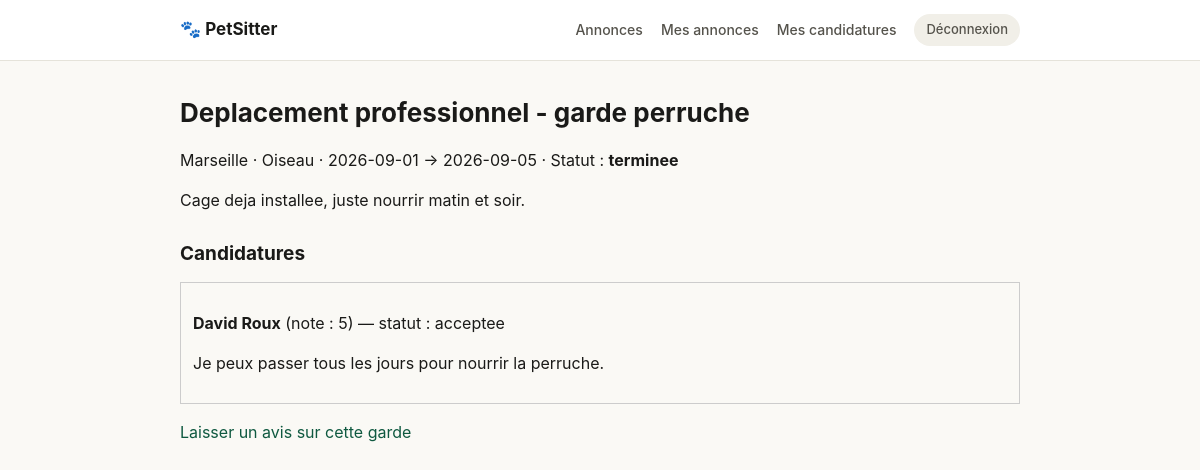
Screenshot of /public/annonces/detail?id=3 (signed in) with the database file from the repository.
### tables this page shows
CREATE TABLE annonces (
    id INT AUTO_INCREMENT PRIMARY KEY,
    titre VARCHAR(150) NOT NULL,
    type_animal VARCHAR(50) NOT NULL,
    ville VARCHAR(100) NOT NULL,
    date_debut DATE NOT NULL,
    date_fin DATE NOT NULL,
    description TEXT,
    statut ENUM('ouverte', 'pourvue', 'terminee') NOT NULL DEFAULT 'ouverte',
    id_proprietaire INT NOT NULL,
    date_creation TIMESTAMP DEFAULT CURRENT_TIMESTAMP,

    FOREIGN KEY (id_proprietaire) REFERENCES utilisateurs(id) ON DELETE CASCADE,
    CONSTRAINT chk_dates CHECK (date_fin >= date_debut)
);

CREATE TABLE candidatures (
    id INT AUTO_INCREMENT PRIMARY KEY,
    message TEXT,
    statut ENUM('en_attente', 'acceptee', 'refusee') NOT NULL DEFAULT 'en_attente',
    date_candidature TIMESTAMP DEFAULT CURRENT_TIMESTAMP,
    id_annonce INT NOT NULL,
    id_gardien INT NOT NULL,

    FOREIGN KEY (id_annonce) REFERENCES annonces(id) ON DELETE CASCADE,
    FOREIGN KEY (id_gardien) REFERENCES utilisateurs(id) ON DELETE CASCADE,
    UNIQUE KEY unique_candidature (id_annonce, id_gardien)
);

CREATE TABLE utilisateurs (
    id INT AUTO_INCREMENT PRIMARY KEY,
    nom VARCHAR(100) NOT NULL,
    email VARCHAR(150) NOT NULL UNIQUE,
    password VARCHAR(255) NOT NULL,
    role ENUM('user', 'admin') NOT NULL DEFAULT 'user',
    date_inscription TIMESTAMP DEFAULT CURRENT_TIMESTAMP
);

### controllers/AnnonceController.php (called while the page is built, shortened)
<?php
class AnnonceController
{
    public function detail(): void
{
    $id = (int) ($_GET['id'] ?? 0);
    $annonce = Annonce::findById($id);
    $candidatures = Candidature::findByAnnonce($id);
    require __DIR__ . '/../views/annonces/detail.php';
}
}

### core/Router.php (called while the page is built, shortened)
<?php
class Router
{
    private array $routes = [];
    public function add(string $path, string $controller, string $method): void
    {
        $this->routes[$path] = [$controller, $method];
    }
    public function run(): void
    {
        $uri = trim(parse_url($_SERVER['REQUEST_URI'], PHP_URL_PATH), '/');
        $basePath = 'petsitter/public';
        $uri = preg_replace('#^' . preg_quote($basePath, '#') . '#', '', $uri);
        $uri = trim($uri, '/');
        [$controllerName, $methodName] = $this->routes[$uri];
        $controller = new $controllerName();
        $controller->$methodName();
    }
}

### public/index.php (called while the page is built, shortened)
<?php
require __DIR__ . '/../core/Router.php';
$router = new Router();
$router->add('', 'AnnonceController', 'liste');
$router->add('annonces', 'AnnonceController', 'liste');
$router->add('annonces/creer', 'AnnonceController', 'creer');
$router->add('annonces/mes-annonces', 'AnnonceController', 'mesAnnonces');
$router->add('annonces/detail', 'AnnonceController', 'detail');
$router->add('annonces/valider', 'AnnonceController', 'valider');
$router->add('candidatures/postuler', 'CandidatureController', 'postuler');
$router->add('candidatures/mes-candidatures', 'CandidatureController', 'mesCandidatures');
$router->add('candidatures/postuler', 'CandidatureController', 'postuler');
$router->add('candidatures/mes-candidatures', 'CandidatureController', 'mesCandidatures');
$router->add('avis/noter', 'AvisController', 'noter');
$router->add('login', 'AuthController', 'login');
$router->add('register', 'AuthController', 'register');
$router->add('logout', 'AuthController', 'logout');
$router->add('avis/noter', 'AvisController', 'noter');
$router->add('admin', 'AdminController', 'dashboard');
$router->add('admin/supprimer-avis', 'AdminController', 'supprimerAvis');
$router->run();

### models/Annonce.php (called while the page is built, shortened)
<?php
class Annonce
{
    public static function findById(int $id): ?array
    {
        $pdo = Database::getConnection();
        $stmt = $pdo->prepare('SELECT * FROM annonces WHERE id = :id');
        $stmt->execute(['id' => $id]);
        $result = $stmt->fetch();
        return $result ?: null;
    }
}

### models/Candidature.php (called while the page is built, shortened)
<?php
class Candidature
{
    public static function findByAnnonce(int $idAnnonce): array
    {
        $pdo = Database::getConnection();
        $stmt = $pdo->prepare(
            'SELECT c.*, u.nom AS gardien_nom, u.id AS gardien_id
             FROM candidatures c
             JOIN utilisateurs u ON u.id = c.id_gardien
             WHERE c.id_annonce = :id_annonce
             ORDER BY c.date_candidature ASC'
        );
        $stmt->execute(['id_annonce' => $idAnnonce]);
        return $stmt->fetchAll();
    }
}

### models/Avis.php (called while the page is built, shortened)
<?php
class Avis
{
    public static function noteMoyenne(int $idUtilisateur): ?float
    {
        $pdo = Database::getConnection();
        $stmt = $pdo->prepare('SELECT AVG(note) AS moyenne FROM avis WHERE id_cible = :id');
        $stmt->execute(['id' => $idUtilisateur]);
        $result = $stmt->fetch();
        return $result['moyenne'] !== null ? round((float) $result['moyenne'], 1) : null;
    }
}

### views/annonces/detail.php (the view, shortened to what this page needs)
<?php
require __DIR__ . '/../partials/header.php';
$candidatures = $candidatures ?? [];
$annonce = $annonce ?? ['titre' => '', 'ville' => '', 'type_animal' => '', 'date_debut' => '', 'date_fin' => '', 'statut' => '', 'description' => '', 'id' => 0];
?>
<h1><?= htmlspecialchars($annonce['titre']) ?></h1>
<p>
    <?= htmlspecialchars($annonce['ville']) ?> ·
    <?= htmlspecialchars($annonce['type_animal']) ?> ·
    <?= htmlspecialchars($annonce['date_debut']) ?> → <?= htmlspecialchars($annonce['date_fin']) ?> ·
    Statut : <strong><?= htmlspecialchars($annonce['statut']) ?></strong>
</p>
<p><?= nl2br(htmlspecialchars($annonce['description'])) ?></p>
<h2>Candidatures</h2>
<?php if (empty($candidatures)): ?>
    <p>Aucune candidature pour l'instant.</p>
<?php else: ?>
    <?php foreach ($candidatures as $c): ?>
        <div style="border:1px solid #ccc; padding:12px; margin-bottom:8px;">
            <p>
                <strong><?= htmlspecialchars($c['gardien_nom']) ?></strong>
                (note : <?= Avis::noteMoyenne((int) $c['gardien_id']) ?? 'pas encore note' ?>)
                — statut : <?= htmlspecialchars($c['statut']) ?>
            </p>
            <p><?= htmlspecialchars($c['message']) ?></p>
        </div>
    <?php endforeach; ?>
<?php endif; ?>
<?php if ($annonce['statut'] === 'terminee'): ?>
    <p><a href="/petsitter/public/avis/noter?id=<?= $annonce['id'] ?>">Laisser un avis sur cette garde</a></p>
<?php endif; ?>
<?php require __DIR__ . '/../partials/footer.php'; ?>

### public/assets/css/style.css (style rules this page uses)
:root { --bg: #FAF9F5; --surface: #FFFFFF; --surface-alt: #F1EFE8; --text: #1A1A18; --text-2: #55534C; --text-3: #8C8A80; --border: #E5E3DA; --accent: #1D9E75; --accent-bg: #E1F5EE; --accent-dark: #0F5940; --danger: #B3261E; --radius: 10px; }
* { box-sizing: border-box; }
body { margin: 0; background: var(--bg); color: var(--text); font-family: -apple-system, BlinkMacSystemFont, "Segoe UI", Roboto, sans-serif; line-height: 1.5; }
a { color: var(--accent-dark); text-decoration: none; }
h1 { font-size: 26px; margin: 0 0 8px; }
h2 { font-size: 19px; margin: 28px 0 14px; }

### rows the page displays
annonces: titre "Deplacement professionnel - garde perruche", ville "Marseille", type_animal "Oiseau", date_debut "2026-09-01", date_fin "2026-09-05", statut "terminee", description "Cage deja installee, juste nourrir matin et soir."
candidatures: id_gardien.nom "David Roux", gardien_id "5", statut "acceptee", message "Je peux passer tous les jours pour nourrir la perruche."
